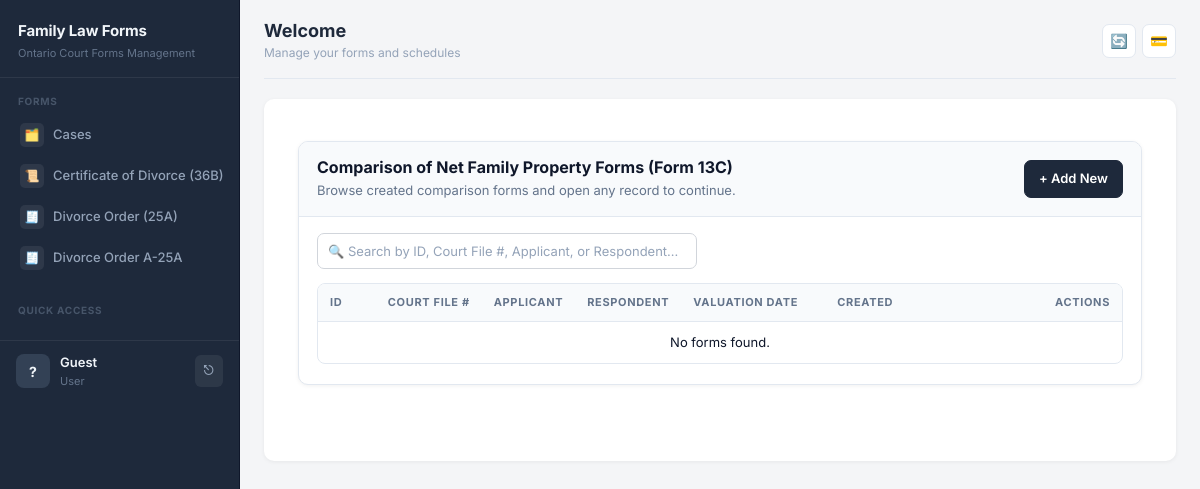
Before: /forms/comparison-nfp/ with the older database file.
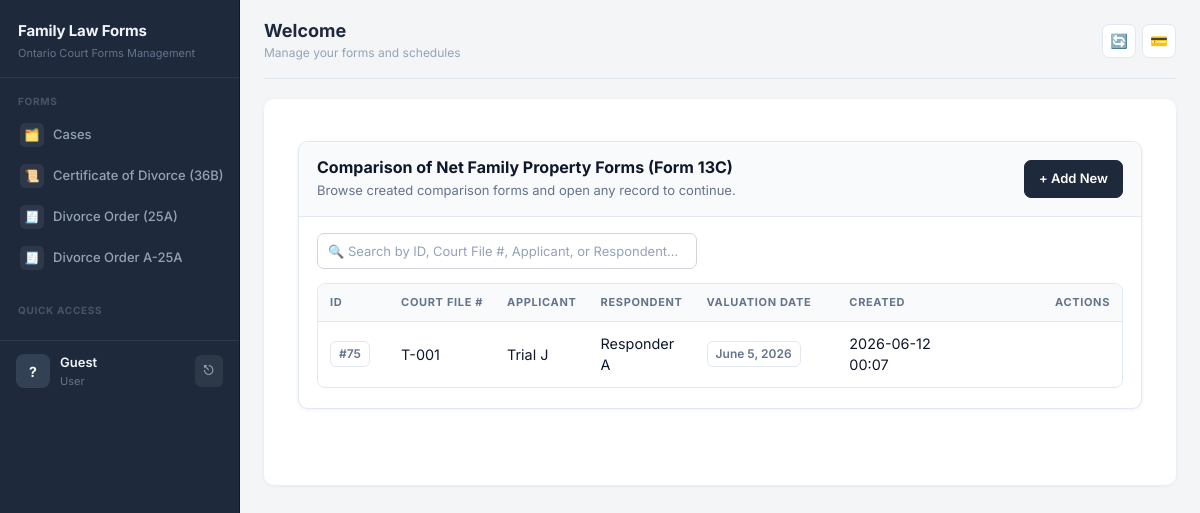
After: the same page with the newer database file.
### forms/models.py (models this page shows, shortened)
class SoftDeleteMixin(models.Model):
    is_deleted = models.BooleanField(default=False)
    deleted_at = models.DateTimeField(null=True, blank=True)
    objects = SoftDeleteManager()
    all_objects = AllObjectsManager()
    deleted_objects = DeletedObjectsManager()
    class Meta:
        abstract = True

class ComparisonNetFamilyProperty(SoftDeleteMixin, models.Model):
    court_file_number = models.CharField(max_length=100, blank=True, null=True)
    court_name = models.CharField(max_length=255, blank=True, null=True)
    court_office_address = models.CharField(max_length=255, blank=True, null=True)
    case_file = models.ForeignKey(
        'CaseFile',
        on_delete=models.SET_NULL,
        blank=True,
        null=True,
        related_name='comparison_net_family_properties'
    )
    prepared_by = models.CharField(
        max_length=50,
        choices=[
            ("applicant", "Applicant"),
            ("respondent", "Respondent"),
            ("joint", "Applicant and Respondent jointly"),
        ],
        blank=True,
        null=True,
    )
    applicant_name = models.CharField(max_length=255, blank=True, null=True)
    applicant_address = models.CharField(max_length=255, blank=True, null=True)
    applicant_phone = models.CharField(max_length=100, blank=True, null=True)
    applicant_email = models.EmailField(blank=True, null=True)
    applicant_lawyer_name = models.CharField(max_length=255, blank=True, null=True)
    applicant_lawyer_address = models.CharField(max_length=255, blank=True, null=True)
    applicant_lawyer_phone = models.CharField(max_length=100, blank=True, null=True)
    applicant_lawyer_email = models.EmailField(blank=True, null=True)
    respondent_name = models.CharField(max_length=255, blank=True, null=True)
    respondent_address = models.CharField(max_length=255, blank=True, null=True)
    respondent_phone = models.CharField(max_length=100, blank=True, null=True)
    respondent_email = models.EmailField(blank=True, null=True)
    respondent_lawyer_name = models.CharField(max_length=255, blank=True, null=True)
    respondent_lawyer_address = models.CharField(max_length=255, blank=True, null=True)
    respondent_lawyer_phone = models.CharField(max_length=100, blank=True, null=True)
    respondent_lawyer_email = models.EmailField(blank=True, null=True)
    valuation_date = models.DateField(blank=True, null=True)
    statement_date = models.DateField(blank=True, null=True)
    created_at = models.DateTimeField(auto_now_add=True)
    updated_at = models.DateTimeField(auto_now=True)
    class Meta:
        ordering = ["-updated_at", "-created_at"]

### forms/views.py (the view)
# urls.py: path('comparison-nfp/', views.ComparisonNetFamilyPropertyListView.as_view(), name='comparison_nfp_list'),
class ComparisonNetFamilyPropertyListView(ListView):
    model = ComparisonNetFamilyProperty
    template_name = "forms/comparison_nfp_list.html"
    context_object_name = "nfp_list"
    def get_queryset(self):
        return ComparisonNetFamilyProperty.objects.filter(
            is_deleted=False
        ).order_by("-created_at")
    def get_context_data(self, **kwargs):
        context = super().get_context_data(**kwargs)
        perms = user_permissions(self.request).get(
            "user_permissions",
            {}
        ).get(
            "comparison_nfp",
            {}
        )
        for nfp in context["nfp_list"]:
            nfp.can_view = self.request.user.is_superuser or perms.get("view", False)
            nfp.can_edit = self.request.user.is_superuser or perms.get("edit", False)
            nfp.can_print = self.request.user.is_superuser or perms.get("print", False)
            nfp.can_delete = self.request.user.is_superuser or perms.get("delete", False)
        return context

### forms/models.py (called while the page is built)
    def get_queryset(self):
        return super().get_queryset().filter(is_deleted=False)

### users/context_processors.py (called while the page is built, shortened)
def user_permissions(request):
    context = {
        'user_modules': {},
        'user_permissions': {},
    }
    if not request.user.is_authenticated:
        return context

### forms/templates/forms/comparison_nfp_list.html (shortened to what this page needs)
{% extends 'base.html' %}
{% block content %}
<div class="page-wrap">
  <div class="shell">
    <div class="header">
      <div class="title-block">
        <h2>
          Comparison of Net Family Property Forms (Form 13C)
        </h2>
        <p>
          Browse created comparison forms and open any record to continue.
        </p>
      </div>
      <a class="btn-modern btn-primary-modern"
         href="{% url 'comparison_nfp_create' %}">
        + Add New
      </a>
    </div>
    <div class="content">
      <div class="search-box">
        <input type="text"
               class="search-input"
               id="searchInput"
               placeholder="🔍 Search by ID, Court File #, Applicant, or Respondent...">
      </div>
      <div class="table-shell">
        <div class="table-responsive">
          <table class="modern">
            <thead>
              <tr>
                <th style="width:80px;">
                  ID
                </th>
                <th>
                  Court File #
                </th>
                <th>
                  Applicant
                </th>
                <th>
                  Respondent
                </th>
                <th style="width:160px;">
                  Valuation Date
                </th>
                <th style="width:190px;">
                  Created
                </th>
                <th style="width:250px; text-align:right;">
                  Actions
                </th>
              </tr>
            </thead>
            <tbody>
              {% for nfp in nfp_list %}
              <tr>
                <td>
                  <span class="chip">
                    #{{ nfp.id }}
                  </span>
                </td>
                <td>
                  {{ nfp.court_file_number|default:"—" }}
                </td>
                <td>
                  {{ nfp.applicant_name|default:"—" }}
                </td>
                <td>
                  {{ nfp.respondent_name|default:"—" }}
                </td>
                <td>
                  <span class="chip">
                    {{ nfp.valuation_date|default:"—" }}
                  </span>
                </td>
                <td>
                  {{ nfp.created_at|date:'Y-m-d H:i' }}
                </td>
                <td class="text-end">
                </td>
              </tr>
              {% empty %}
              <tr>
                <td colspan="7"
                    class="empty">
                  No forms found.
                </td>
              </tr>
              {% endfor %}
            </tbody>
          </table>
        </div>
      </div>
    </div>
  </div>
</div>
{% endblock %}

### forms/templates/base.html (shortened to what this page needs)
<!DOCTYPE html>
<html lang="en">
<head>
  <link rel="stylesheet" href="https://cdn.jsdelivr.net/npm/bootstrap@5.3.2/dist/css/bootstrap.min.css">
</head>
<body>
  <div class="app-shell">
    <nav class="sidebar" id="sidebar">
      <div class="brand">
        <p class="title mb-0">Family Law Forms</p>
        <p class="sub mb-0">Ontario Court Forms Management</p>
      </div>
      <div class="nav-section">Forms</div>
      <ul class="nav flex-column">
                <li class="nav-item">
          <a class="nav-link" href="{% url 'case_list' %}">
            <span class="nav-icon">🗂️</span> Cases
          </a>
        </li>
        <li class="nav-item">
          <a class="nav-link" href="{% url 'certificate_of_divorce_list' %}">
            <span class="nav-icon">📜</span>
            Certificate of Divorce (36B)
          </a>
        </li>
        <li class="nav-item">
          <a class="nav-link" href="{% url 'divorce_order_list' %}">
            <span class="nav-icon">🧾</span>
            Divorce Order (25A)
          </a>
        </li>
        <li class="nav-item">
          <a class="nav-link" href="{% url 'divorce_order_onepage_list' %}">
            <span class="nav-icon">🧾</span>
            Divorce Order A-25A
          </a>
        </li>
      </ul>
      <div class="nav-section mt-2">Quick Access</div>
      <div class="nav-grid">
      </div>
      <div class="sidebar-user">
        <div class="sidebar-user-info">
          <div class="sidebar-user-avatar">
            {% if request.user.is_authenticated %}{{ request.user.username|slice:":1"|upper }}{% else %}?{% endif %}
          </div>
          <div class="sidebar-user-details">
            <div class="sidebar-user-name">{% if request.user.is_authenticated %}{{ request.user.username }}{% else %}Guest{% endif %}</div>
            <div class="sidebar-user-role">{% if request.user.is_staff %}Administrator{% else %}User{% endif %}</div>
          </div>
          <form method="post" action="/accounts/logout/" style="margin:0;">
            <button type="submit" class="sidebar-logout-btn" title="Logout">⎋</button>
          </form>
        </div>
      </div>
    </nav>
    <main class="main">
      <div class="topbar">
        <div>
          <h1>{% block header %}Welcome{% endblock %}</h1>
          <div class="subtitle">{% block subheader %}Manage your forms and schedules{% endblock %}</div>
        </div>
        <div class="topbar-actions">
          <button class="topbar-btn" title="Refresh" onclick="location.reload()">🔄</button>
          <a href="{% url 'billing_dashboard' %}" class="topbar-btn" title="Billing">💳</a>
        </div>
      </div>
      <div class="page-card animate-in">
        {% block content %}{% endblock %}
      </div>
    </main>
  </div>
</body>
</html>

### forms/templates/forms/comparison_nfp_list.html (style rules this page uses)
.page-wrap { max-width:1180px; margin:22px auto 56px; padding:0 14px; }
.shell { border-radius:10px; overflow:hidden; }
.header { padding:16px 18px; display:flex; align-items:center; justify-content:space-between; gap:12px; flex-wrap:wrap; }
.title-block h2 { margin:0; font-size:16px; font-weight:700; color:#0f172a; }
.title-block p { margin:4px 0 0; font-size:13px; color:#64748b; }
.btn-modern { border-radius:7px; padding:8px 14px; font-size:13px; font-weight:600; text-decoration:none; display:inline-flex; align-items:center; gap:6px; white-space:nowrap; color:#fff; border:none; cursor:pointer; }
.btn-primary-modern { background:#1e293b; }
.content { padding:16px 18px 20px; }
.table-shell { border-radius:8px; overflow:hidden; border:1px solid #e2e8f0; background:#fff; }
table.modern { width:100%; margin:0; border-collapse:collapse; font-size:.9rem; }
table.modern thead th { padding:10px 12px; font-size:11px; font-weight:700; letter-spacing:.06em; text-transform:uppercase; color:#64748b; text-align:left; white-space:nowrap; background:#f8fafc; border-bottom:1px solid #e2e8f0; }
table.modern tbody td { padding:11px 12px; border-bottom:1px solid #f1f5f9; color:#0f172a; vertical-align:middle; }
table.modern tbody tr:last-child td { border-bottom:none; }
.chip { display:inline-flex; align-items:center; padding:3px 8px; border-radius:6px; border:1px solid #e2e8f0; background:#fff; font-size:12px; font-weight:600; color:#64748b; white-space:nowrap; }
.search-box { display:flex; gap:8px; margin-bottom:14px; }
.search-input { flex:1; max-width:380px; padding:7px 12px; border:1px solid #e2e8f0; border-radius:7px; font-size:13px; outline:none; background:#fff; color:#0f172a; }
.search-input::placeholder { color:#94a3b8; }

Changed rows visible on the page:
added ComparisonNetFamilyProperty: id "75", court_file_number "T-001", applicant_name "Trial J", respondent_name "Responder A", valuation_date "June 5, 2026", created_at "2026-06-12 00:07"
Other visible differences:
text no longer shown: "No forms found."
